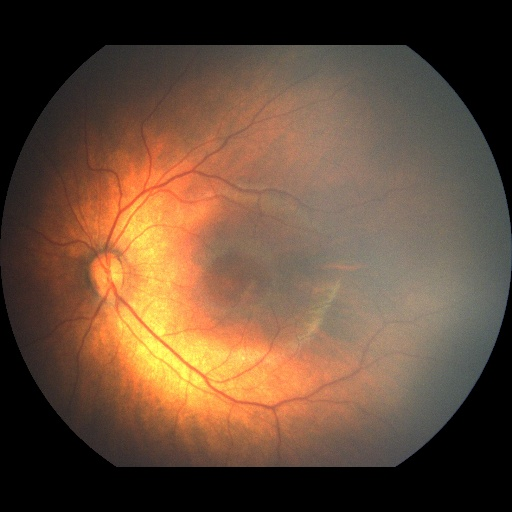
#> input picture Resource/Picture/NoROP/Normal_1.jpg, 512 x 512 px
$ python -i clahe_apply.py   (imports and definitions only)
#> lines starting #> are read from the running program, lines starting #| are printed output that depends on the picture; after the words box and inside, x2 and y2 are one past the last pixel; in counts of white or black regions, pixels touching at a corner belong together
#> further down, picture is the input picture: shape (512, 512, 3); mean B, G, R 57.3, 76.7, 102.8
import cv2
import torch.nn as nn
import numpy as np
import matplotlib.pyplot as plt
from PIL import Image


def clahe_apply(image):
    clahe = cv2.createCLAHE(clipLimit=1.5, tileGridSize=(16, 16))
    gray = cv2.cvtColor(image, cv2.COLOR_BGR2GRAY)
    clahe_image = clahe.apply(gray)
    clahe_image_rgb = cv2.cvtColor(clahe_image, cv2.COLOR_GRAY2RGB)
    # cv2.imwrite("cropped_image2.jpg", clahe_image_rgb)
    # clahe_image = cv2.cvtColor(clahe_image, cv2.COLOR_RGB2GRAY)
    return clahe_image_rgb


def pre_processing(image, size=(256, 256), color=(0, 0, 0)):
#> called with size = (256, 256), color = (0, 0, 0)
    cimage = image
    image = cv2.cvtColor(image, cv2.COLOR_BGR2GRAY)
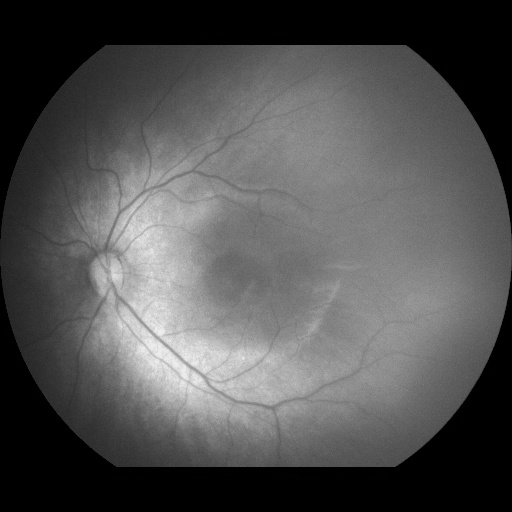
#> image: shape (512, 512); min 0, max 239, mean 82.3

    # 二值化图像以便于边界检测
    _, binary_image = cv2.threshold(image, 0, 255, cv2.THRESH_BINARY + cv2.THRESH_OTSU)
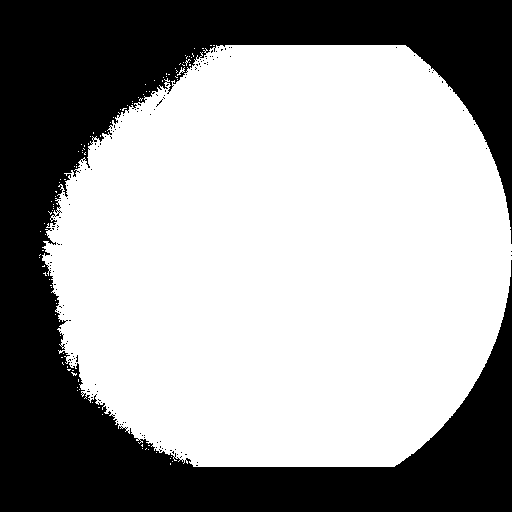
#> binary_image: shape (512, 512); 61.6% white; 146 black regions (145 under 20 px), largest, box (x1, y1, x2, y2) and area: (0, 0, 512, 512) 100567

    col_nonzero = np.count_nonzero(binary_image, axis=0)
#> col_nonzero = 512 values, max 422 at index 220, min 0 at index 0, mean 315.1

    # 找到第一个和最后一个非零元素的索引，裁剪边界
    left = np.nonzero(col_nonzero)[0][0]
#> left = 39
    right = np.nonzero(col_nonzero)[0][-1]
#> right = 511
    cropped_image = cimage[:, left : right + 1]
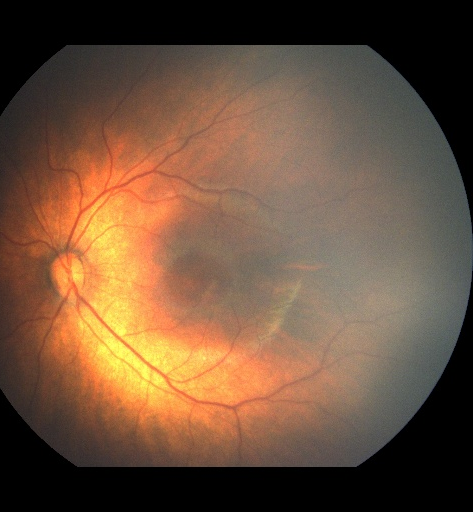
#> cropped_image: shape (512, 473, 3); mean B, G, R 61, 81.9, 109.7

    h, w = cropped_image.shape[:2]
#> h = 512; w = 473
    # 计算新的尺寸以保持纵横比
    if h > w:
        scale = size[1] / h
#> scale = 0.5
        new_h, new_w = size[1], int(w * scale)
#> new_h = 256; new_w = 236
    else:
        scale = size[0] / w
        new_h, new_w = int(h * scale), size[0]
    # 调整图像尺寸并填充黑边
    resized = cv2.resize(cropped_image, (new_w, new_h), interpolation=cv2.INTER_AREA)
    padded = np.full((size[1], size[0], 3), color, dtype=np.uint8)
    x_offset = (size[0] - new_w) // 2
#> x_offset = 10
    y_offset = (size[1] - new_h) // 2
#> y_offset = 0

    padded[y_offset : y_offset + new_h, x_offset : x_offset + new_w] = resized
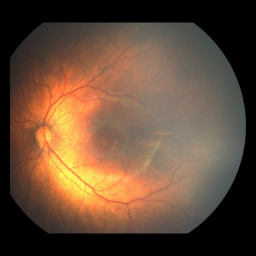
#> padded: shape (256, 256, 3); mean B, G, R 56.2, 75.5, 101.1

    # gray = cv2.cvtColor(padded, cv2.COLOR_BGR2GRAY)

    clahe_image = clahe_apply(padded)
#> in clahe_apply, `gray = cv2.cvtColor(image, cv2.COLOR_BGR2GRAY)`:
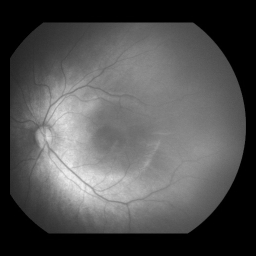
#> gray: shape (256, 256); min 0, max 237, mean 80.9
#> in clahe_apply, `clahe_image = clahe.apply(gray)`:
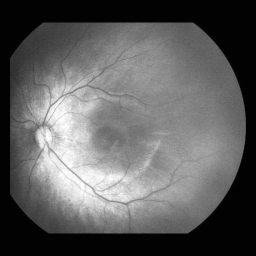
#> clahe_image: shape (256, 256); min 2, max 255, mean 94.3
    return clahe_image

>>> import cv2
>>> picture = cv2.imread('../../Resource/Picture/NoROP/Normal_1.jpg')
>>> result = pre_processing(picture)

$ run again, on Resource/Picture/NoROP/Normal_101.jpg
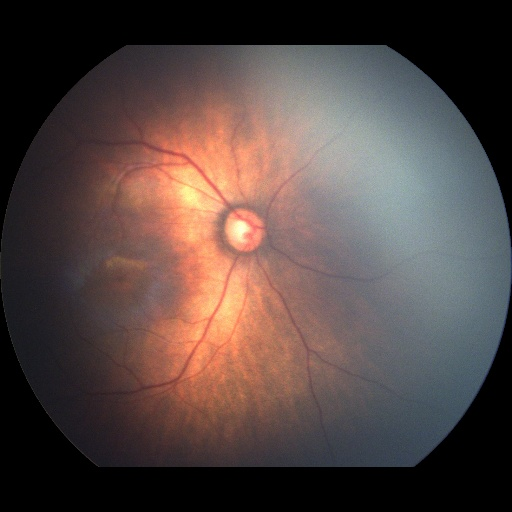
#> input picture Resource/Picture/NoROP/Normal_101.jpg, 512 x 512 px
#> picture is the input picture: shape (512, 512, 3); mean B, G, R 67.6, 70.7, 85.4
#> in pre_processing, `_, binary_image = cv2.threshold(image, 0, 255, cv2.THRESH_BINARY + cv2..`:
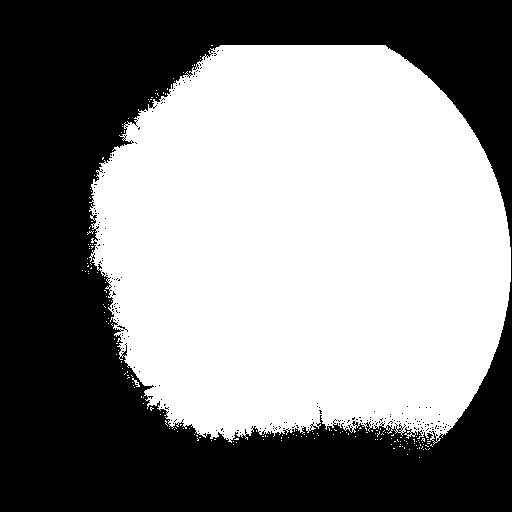
#> binary_image: shape (512, 512); 52% white; 205 black regions (204 under 20 px), largest, box (x1, y1, x2, y2) and area: (0, 0, 512, 512) 125402
#> col_nonzero = 512 values, max 397 at index 229, min 0 at index 0, mean 266.4
#> left = 82
#> right = 510
#> in clahe_apply, `clahe_image = clahe.apply(gray)`:
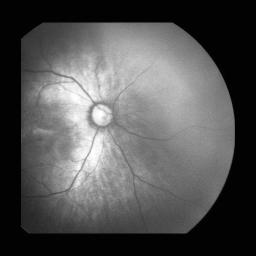
#> clahe_image: shape (256, 256); min 2, max 255, mean 84.3

$ run again, on Resource/Picture/NoROP/Normal_102.jpg
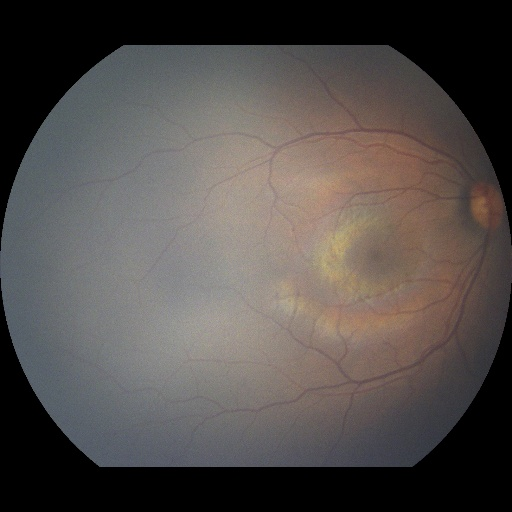
#> input picture Resource/Picture/NoROP/Normal_102.jpg, 512 x 512 px
#> picture is the input picture: shape (512, 512, 3); mean B, G, R 75.8, 78.4, 83.7
#> in pre_processing, `_, binary_image = cv2.threshold(image, 0, 255, cv2.THRESH_BINARY + cv2..`:
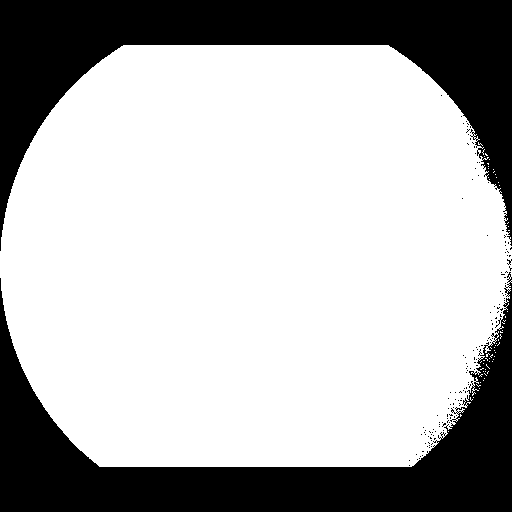
#> binary_image: shape (512, 512); 71% white; 149 black regions (147 under 20 px), largest, box (x1, y1, x2, y2) and area: (0, 0, 512, 251) 39396, (0, 272, 512, 512) 36258
#> col_nonzero = 512 values, max 422 at index 123, min 27 at index 0, mean 363.8
#> left = 0
#> right = 511
#> in clahe_apply, `clahe_image = clahe.apply(gray)`:
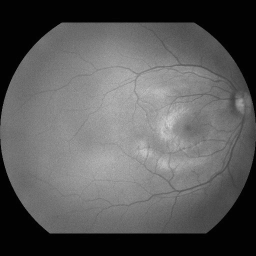
#> clahe_image: shape (256, 256); min 2, max 209, mean 90.3

$ run again, on Resource/Picture/NoROP/Normal_104.jpg
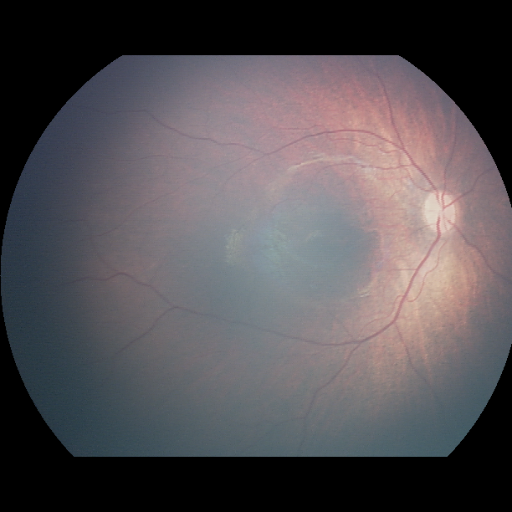
#> input picture Resource/Picture/NoROP/Normal_104.jpg, 512 x 512 px
#> picture is the input picture: shape (512, 512, 3); mean B, G, R 84.3, 80.4, 84.6
#> in pre_processing, `_, binary_image = cv2.threshold(image, 0, 255, cv2.THRESH_BINARY + cv2..`:
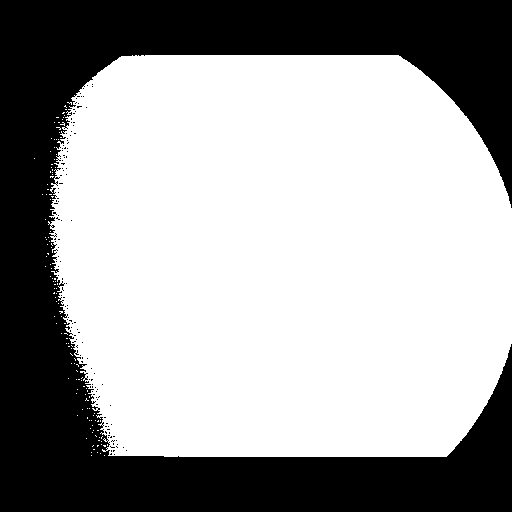
#> binary_image: shape (512, 512); 63.7% white; 134 black regions (133 under 20 px), largest, box (x1, y1, x2, y2) and area: (0, 0, 512, 512) 94861
#> col_nonzero = 512 values, max 402 at index 164, min 0 at index 0, mean 326.3
#> left = 34
#> right = 511
#> in clahe_apply, `clahe_image = clahe.apply(gray)`:
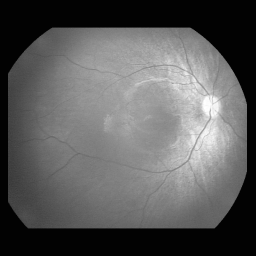
#> clahe_image: shape (256, 256); min 2, max 255, mean 90.7
